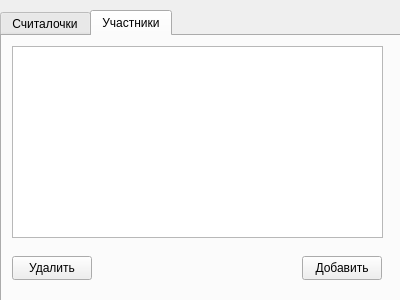
<?xml version="1.0" encoding="UTF-8"?>
<ui version="4.0">
 <class>SettingsDialog</class>
 <widget class="QDialog" name="SettingsDialog">
  <property name="geometry">
   <rect>
    <x>0</x>
    <y>0</y>
    <width>400</width>
    <height>300</height>
   </rect>
  </property>
  <property name="windowTitle">
   <string>Dialog</string>
  </property>
  <widget class="QTabWidget" name="tabWidget">
   <property name="geometry">
    <rect>
     <x>0</x>
     <y>10</y>
     <width>401</width>
     <height>301</height>
    </rect>
   </property>
   <property name="currentIndex">
    <number>1</number>
   </property>
   <widget class="QWidget" name="tab">
    <attribute name="title">
     <string>Считалочки</string>
    </attribute>
    <widget class="QListView" name="countersListView">
     <property name="geometry">
      <rect>
       <x>10</x>
       <y>10</y>
       <width>371</width>
       <height>192</height>
      </rect>
     </property>
    </widget>
    <widget class="QPushButton" name="addCounter">
     <property name="geometry">
      <rect>
       <x>300</x>
       <y>220</y>
       <width>80</width>
       <height>24</height>
      </rect>
     </property>
     <property name="text">
      <string>Добавить</string>
     </property>
    </widget>
    <widget class="QPushButton" name="removeCounter">
     <property name="geometry">
      <rect>
       <x>10</x>
       <y>220</y>
       <width>80</width>
       <height>24</height>
      </rect>
     </property>
     <property name="text">
      <string>Удалить</string>
     </property>
    </widget>
   </widget>
   <widget class="QWidget" name="tab_2">
    <attribute name="title">
     <string>Участники</string>
    </attribute>
    <widget class="QPushButton" name="addParticipant">
     <property name="geometry">
      <rect>
       <x>300</x>
       <y>220</y>
       <width>80</width>
       <height>24</height>
      </rect>
     </property>
     <property name="text">
      <string>Добавить</string>
     </property>
    </widget>
    <widget class="QPushButton" name="removeParticipant">
     <property name="geometry">
      <rect>
       <x>10</x>
       <y>220</y>
       <width>80</width>
       <height>24</height>
      </rect>
     </property>
     <property name="text">
      <string>Удалить</string>
     </property>
    </widget>
    <widget class="QListView" name="participantsListView">
     <property name="geometry">
      <rect>
       <x>10</x>
       <y>10</y>
       <width>371</width>
       <height>192</height>
      </rect>
     </property>
    </widget>
   </widget>
  </widget>
 </widget>
 <resources/>
 <connections/>
</ui>
